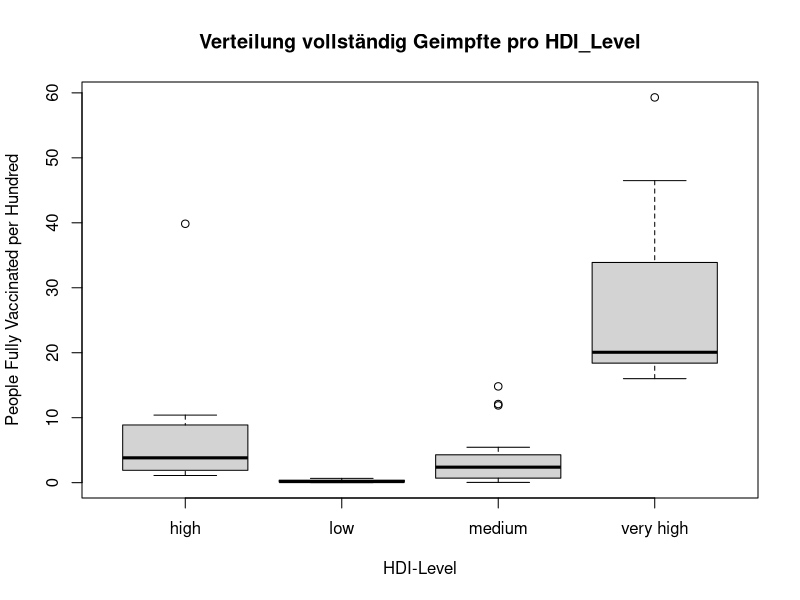
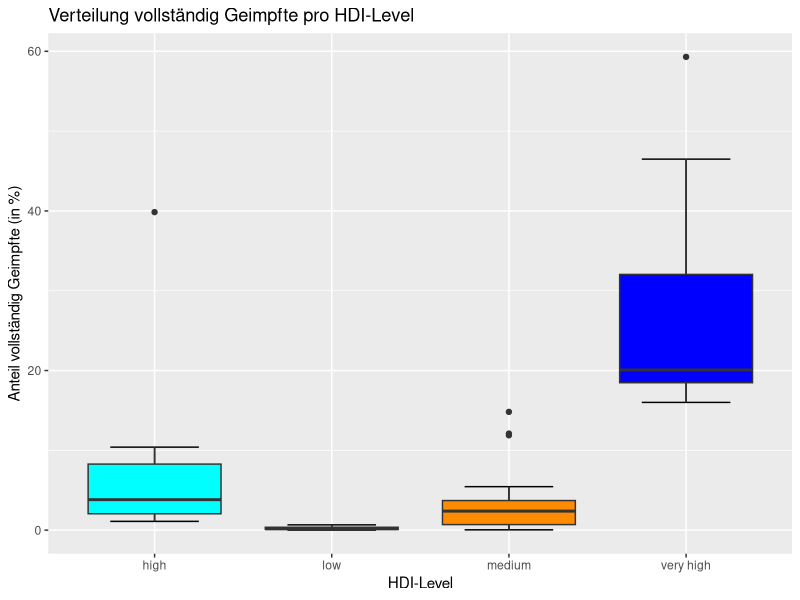
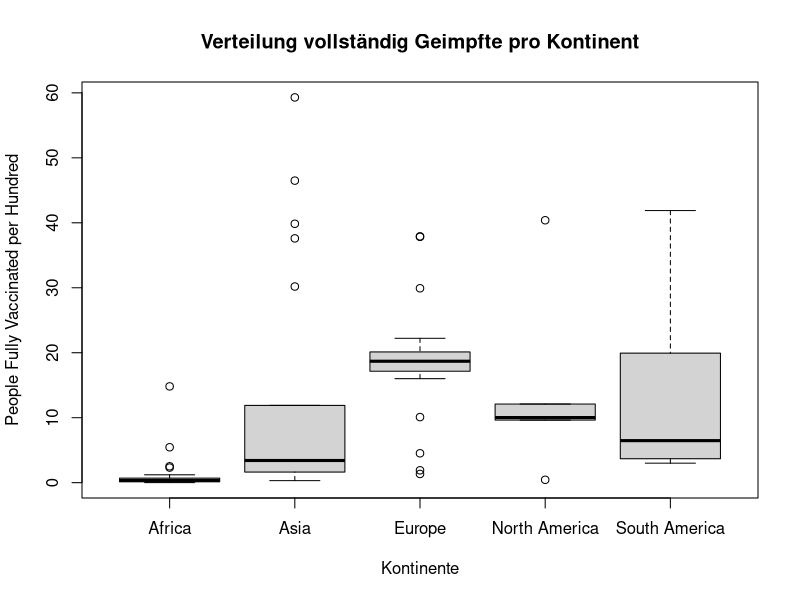
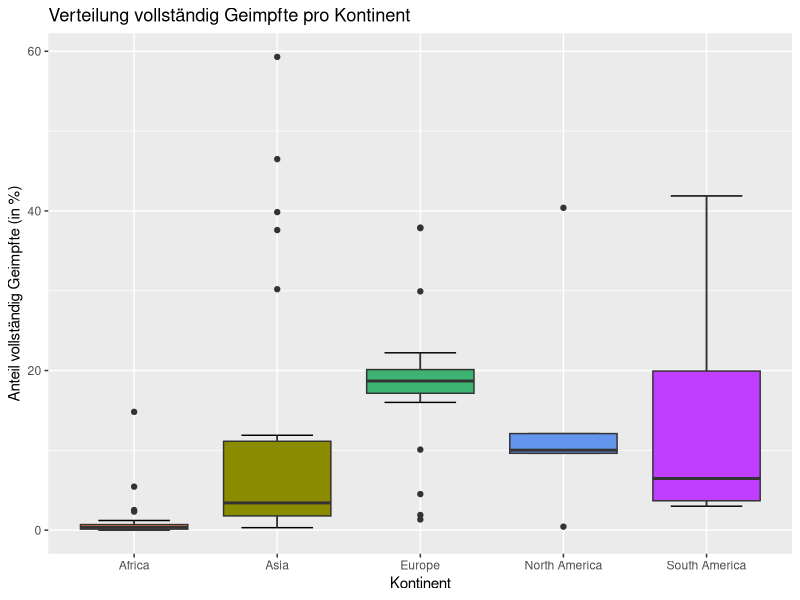
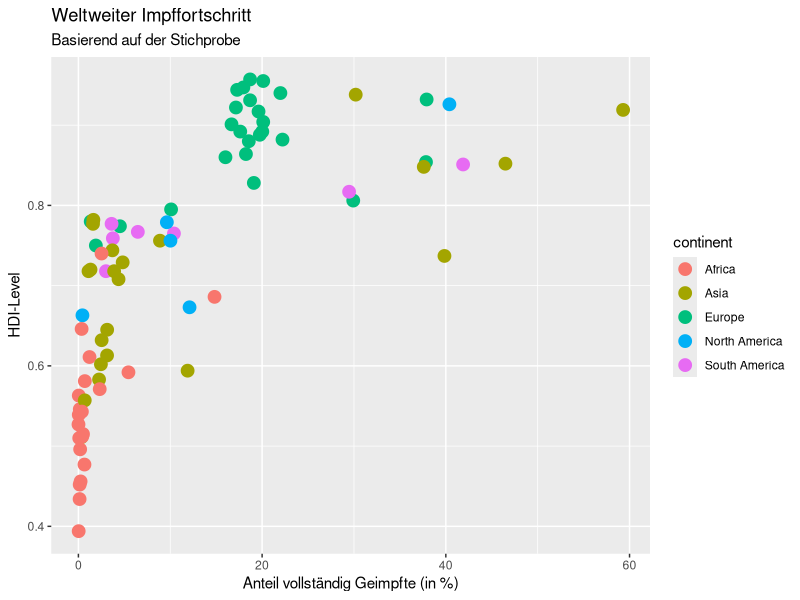
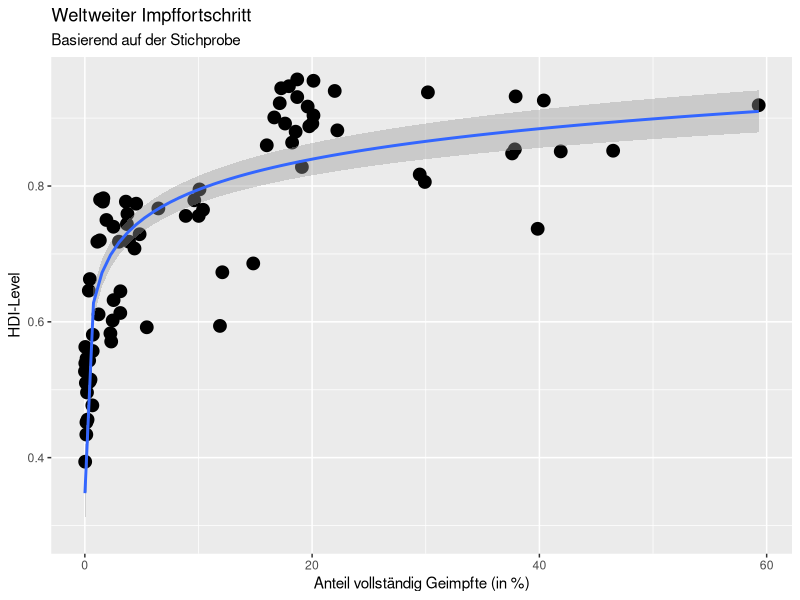

The R source for these figures, in order:
# --- -------------------------------------------------------------------------------------
# --- Hypothese 1
# --- Reiche Länder schreiten bei den COVID-19 Impfungen schneller voran als ärmere Länder.
# ---
# --- V3  15.06.2021, M.Markovic
# ---
# --- Libraries: readxl, ggplot2, gganimate, psych
# ---
# --- Data: OWID COVID-19
# ---
# --- Links
# --- https://github.com/owid/covid-19-data/tree/master/public/data
# ---
# --- -------------------------------------------------------------------------------------

# PACKAGES installieren, falls nicht vorhanden
if(!"readxl" %in% rownames(installed.packages())) install.packages("readxl")
if(!"ggplot2" %in% rownames(installed.packages())) install.packages("ggplot2")
if(!"gganimate" %in% rownames(installed.packages())) install.packages("gganimate")
if(!"psych" %in% rownames(installed.packages())) install.packages("psych")

# Packages laden
library("readxl")
library("ggplot2")
library("gganimate")
library("psych")

# Set WORKING Directory
setwd(choose.dir())

# Impffortschritt anhand der Stichprobe untersuchen
# Stichprobe laden
Stichprobe <- read_excel("2021_06_01_owid-covid-data_NZ.xlsx")
View(Stichprobe)

# ------------------------------------------------
# --- Deskriptive Statistik
# ------------------------------------------------

# Boxplot erstellen, um die Verteilung der Daten zwischen den Kontinenten festzustellen
# pro HDI-Level
boxplot(Stichprobe$people_fully_vaccinated_per_hundred~Stichprobe$hdi_level,
        ylab="People Fully Vaccinated per Hundred", xlab="HDI-Level",
        main="Verteilung vollständig Geimpfte pro HDI_Level")

ggplot(Stichprobe, aes(y=people_fully_vaccinated_per_hundred, 
                       group=hdi_level, 
                       x=hdi_level)) +
  stat_boxplot(geom='errorbar', width=0.5) +
  geom_boxplot(fill=c("cyan", "darkred", "darkorange", "blue")) +
  labs(x= "HDI-Level", y="Anteil vollständig Geimpfte (in %)",
       title="Verteilung vollständig Geimpfte pro HDI-Level")

# Deskriptive Statistik für HDI-Level Gruppen (Median, Quantile, usw.)
describeBy(Stichprobe$people_fully_vaccinated_per_hundred, group = Stichprobe$hdi_level)

# pro Kontinent
boxplot(Stichprobe$people_fully_vaccinated_per_hundred~Stichprobe$continent,
        ylab="People Fully Vaccinated per Hundred", xlab="Kontinente",
        main="Verteilung vollständig Geimpfte pro Kontinent")

ggplot(Stichprobe, aes(y= people_fully_vaccinated_per_hundred,
                       group= continent,
                         x= continent)) +
  stat_boxplot(geom='errorbar', width=0.5) +
  geom_boxplot(fill=c("coral", "yellow4", "mediumseagreen", "cornflowerblue", "darkorchid1")) +
  labs(x= "Kontinent", y="Anteil vollständig Geimpfte (in %)",
       title="Verteilung vollständig Geimpfte pro Kontinent")

# Deskriptive Statistik für Kontinente Gruppen (Median, Quantile, usw.)
describeBy(Stichprobe$people_fully_vaccinated_per_hundred, group = Stichprobe$continent)


# ------------------------------------------------
# --- Schliessende Statistik mittels Non-Linearer Regression
# ------------------------------------------------

# Punktdiagramm erstellen, um den Fortschritt grafisch darzustellen, aufgeteilt pro Continent
ggplot(Stichprobe) +
  aes(x = `people_fully_vaccinated_per_hundred`,
      y = `human_development_index`,
      color = continent) +
  labs(x= "Anteil vollständig Geimpfte (in %)", y= "HDI-Level",
      title = "Weltweiter Impffortschritt",
      subtitle = "Basierend auf der Stichprobe") +
  geom_point(size = 4)

# Annahme Non-Linearer Regression. Polynominale Regression wird erstellt
ggplot(Stichprobe) +
  aes(x = `people_fully_vaccinated_per_hundred`,
      y = `human_development_index`)+
  labs(x= "Anteil vollständig Geimpfte (in %)", y= "HDI-Level",
      title = "Weltweiter Impffortschritt",
      subtitle = "Basierend auf der Stichprobe") +
  geom_point(size = 4)+
  stat_smooth(method = lm, formula = y ~ log(x))

# Güte des Modells berechnen, um die Hypothese zu beantworten
modelx <- lm(formula = Stichprobe$human_development_index
             ~ log(Stichprobe$people_fully_vaccinated_per_hundred))

summary(modelx)
# --- R-Quadrat = 0.7252
# --- p-value: < 2.2e-16
